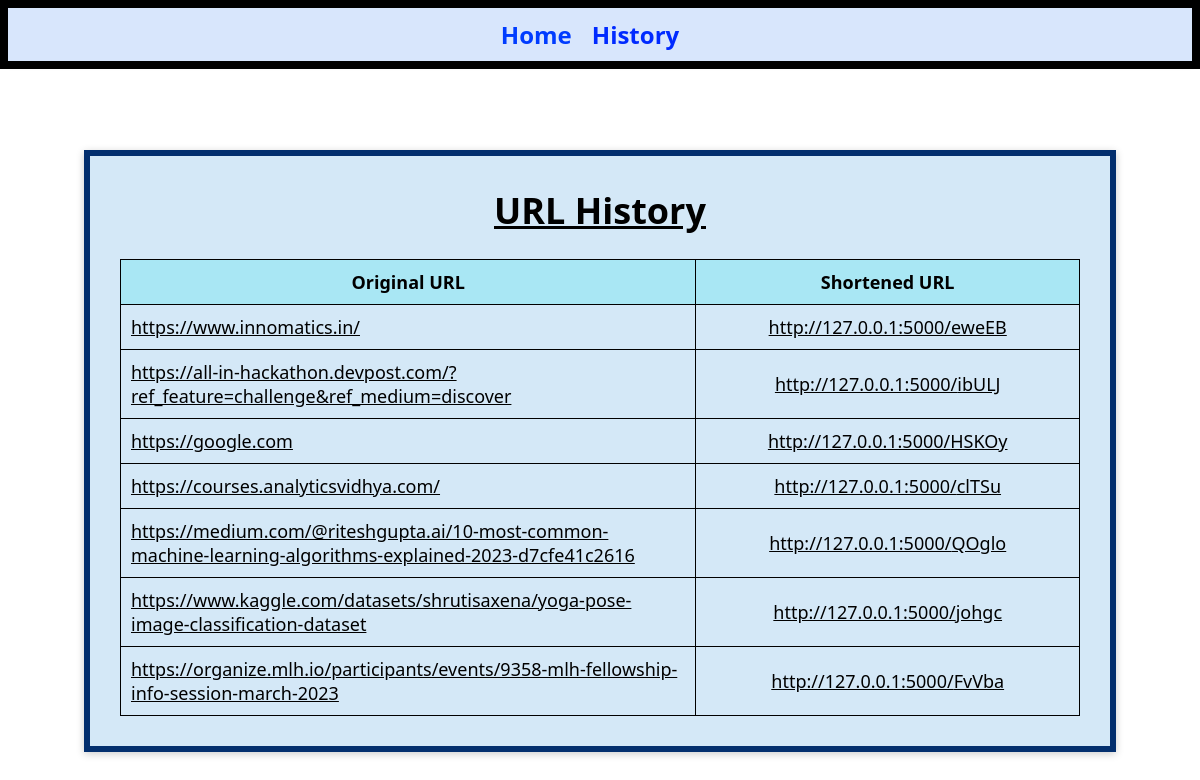
The app's page /history with its own data.
### app.py (models this page shows, shortened)
class URL(db.Model):
    __tablename__='urls'
    id=db.Column(db.Integer,primary_key=True)
    full_url=db.Column(db.Text)
    shorten_url=db.Column(db.Text)

### app.py (the view)
@app.route('/history',methods=['GET','POST'])
def history():
    detail=URL.query.all()
    return render_template('history.html',content=detail)

### templates/history.html (shortened to what this page needs)
{% extends 'layout.html' %}
{% block body_block %}
    <div class="wrapper">
        <h1 class="title"><u>URL History</u></h1>
        <table class="table">
            <thead>
                <tr>
                    <th>Original URL</th>
                    <th>Shortened URL</th>
                </tr>
            </thead>
            <tbody>
                {% for url in content %}
                    <tr>
                        <td><a href={{url.full_url}}>{{url.full_url}}</a></td>
                        <td><a href=http://127.0.0.1:5000/{{url.shorten_url}}>http://127.0.0.1:5000/{{url.shorten_url}}</a></td>
                    </tr>
                {% endfor %}
            </tbody>
        </table>
    </div>
{% endblock %}

### templates/layout.html (shortened to what this page needs)
<!DOCTYPE html>
<html lang="en">
<head>
</head>
<body>
    <div style="border: 8px solid rgb(0, 0, 0);">
    <nav style="border: antiquewhite; size: 0vmax;">
        <a style="color:rgb(0, 60, 255);margin-right:20px; font-size: x-large;" href="{{url_for('home')}}">Home</a>
        <a style="color:rgb(0, 42, 255);margin-right:20px; font-size: x-large;" href="{{url_for('history')}}">History</a>
    </nav>
    </div>
    {% block body_block %}
    {% endblock %}
</body>
</html>

### templates/layout.html (style rules this page uses)
body { background-image: url('https://png.pngtree.com/background/20210714/original/pngtree-futuristic-shape-abstract-background-chemistry-technology-concept-for-website-picture-image_1250295.jpg'); background-attachment: fixed; background-position: center; margin: 0; padding: 0; font-family: 'Segoe UI', Tahoma, Geneva, Verdana, sans-serif; }
nav { display: flex; align-items: center; justify-content: center; background-color: rgb(216, 230, 252); padding: 10px; font-size: 20px; font-weight: bold; box-shadow: 0px 2px 8px rgba(0, 0, 0, 0.2); }
nav a { text-decoration: none; color: rgb(0, 60, 255); margin-right: 20px; }
nav a:last-child { margin-right: 0; }
.wrapper { max-width: 80%; margin: 50px auto; padding: 30px; border: 8px solid rgb(0, 0, 0); background-color: rgb(212, 232, 247); box-shadow: 0px 2px 8px rgba(0, 0, 0, 0.2); }
.wrapper h1 { margin-top: 0; font-size: 36px; text-align: center; text-decoration: underline; }
table { width: 100%; border-collapse: collapse; margin-top: 20px; text-align: center; }
th, td { padding: 10px; border: 1px solid black; font-size: 18px; }
th { background-color: rgb(216, 230, 252); font-weight: bold; }
td:first-child { width: 60%; text-align: left; }
td:last-child { width: 40%; }
a { color: black; }

### templates/history.html (style rules this page uses)
.wrapper { position: absolute; top: 100px; left: 50%; transform: translateX(-50%); border: 6px solid rgb(3, 47, 110); background: rgb(212, 232, 247); width: 80%; text-align: center; }
.title { margin-top: 0; }
.table { width: 100%; border-collapse: collapse; margin-top: 20px; }
.table th, .table td { padding: 10px; border: 1px solid black; font-size: 18px; }
.table th { background-color: rgb(169, 231, 244); font-weight: bold; text-align: center; }
.table td:first-child { width: 60%; text-align: left; }
.table td:last-child { width: 40%; }
.table a { color: black; }

### records on screen
URL: full_url "https://www.innomatics.in/", shorten_url "eweEB"
URL: full_url "https://all-in-hackathon.devpost.com/?ref_feature=challenge&ref_medium=discover", shorten_url "ibULJ"
URL: full_url "https://google.com", shorten_url "HSKOy"
URL: full_url "https://courses.analyticsvidhya.com/", shorten_url "clTSu"
URL: full_url "https://medium.com/@riteshgupta.ai/10-most-common-machine-learning-algorithms-explained-2023-d7cfe41c2616", shorten_url "QOglo"
URL: full_url "https://www.kaggle.com/datasets/shrutisaxena/yoga-pose-image-classification-dataset", shorten_url "johgc"
URL: full_url "https://organize.mlh.io/participants/events/9358-mlh-fellowship-info-session-march-2023", shorten_url "FvVba"
